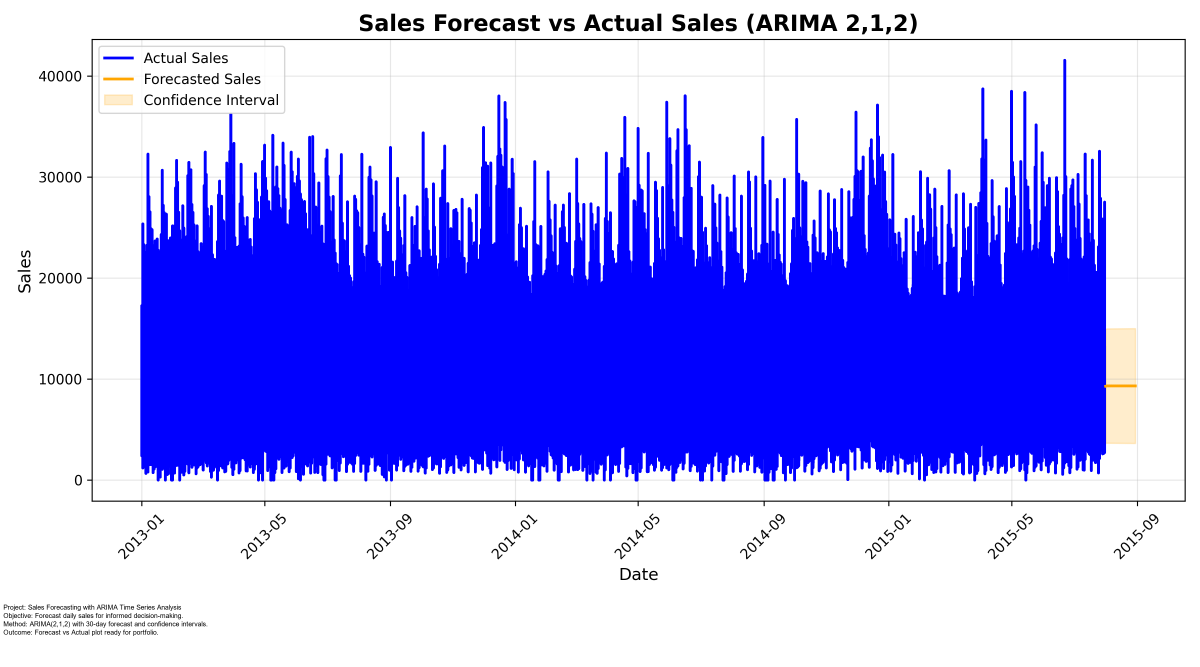
#> input picture models/portfolio_slide.png, 3600 x 2000 px, given in place of sales_forecast_plot_YYYYMMDD_HHMMSS.png, which was not available (shown at 1/3 size)
$ python portfolio_slide_final.py
#> lines starting #> are read from the running program, lines starting #| are printed output that depends on the picture; pictures that were not available may be replaced by others from this repository, and a replacement may not be noted
# src/portfolio_slide_final.py
from PIL import Image, ImageDraw, ImageFont

# Load plot
plot_path = 'models/sales_forecast_plot_YYYYMMDD_HHMMSS.png'
plot_img = Image.open(plot_path)
#> plot_img is the input picture: PIL image 3600x2000 RGB; mean R, G, B 169.5, 169.4, 250.7
width, height = plot_img.size
#> width = 3600; height = 2000
canvas_height = height + 250
#> canvas_height = 2250
canvas = Image.new('RGB', (width, canvas_height), 'white')
#> canvas: PIL image 3600x2250 RGB; every value is 255
canvas.paste(plot_img, (0,0))
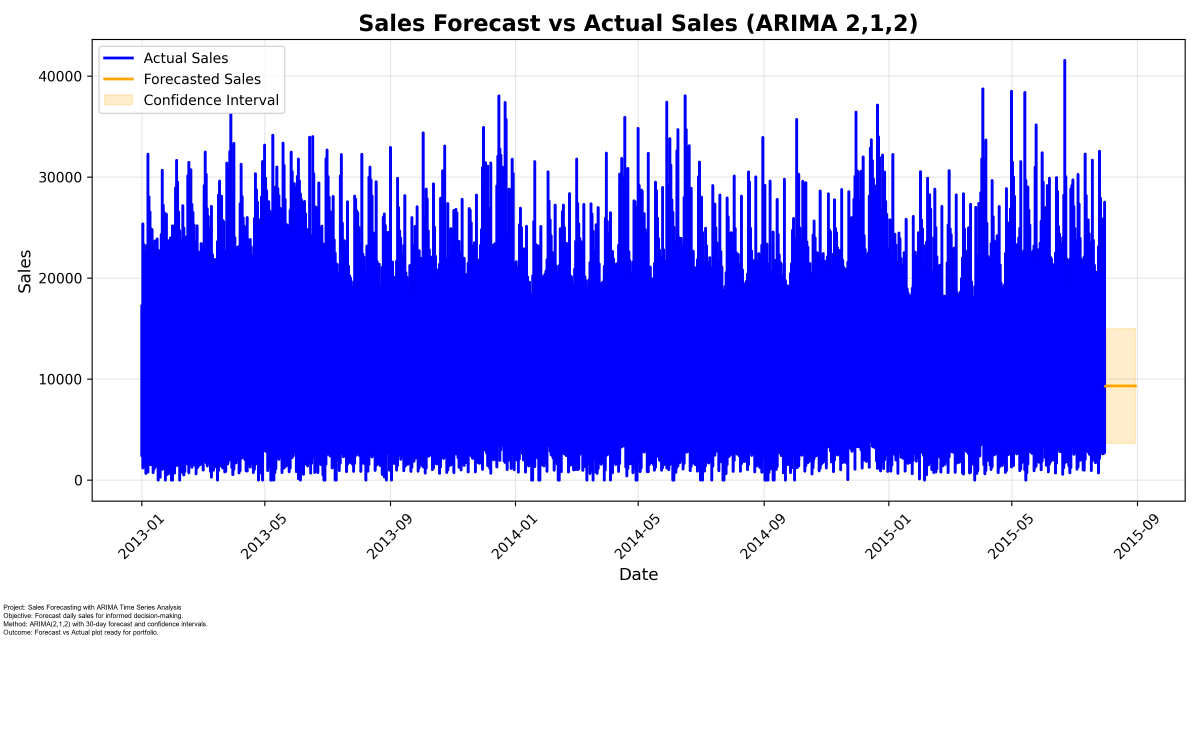
#> canvas: PIL image 3600x2250 RGB (shown at 1/3 size); mean R, G, B 179, 178.9, 251.2

draw = ImageDraw.Draw(canvas)
font_path = "arial.ttf"
try:
    font = ImageFont.truetype(font_path, 20)
except:
    font = ImageFont.load_default()

# Summary
summary_text = (
    "Project: Sales Forecasting with ARIMA Time Series Analysis\n"
    "Objective: Forecast daily sales for informed decision-making.\n"
    "Method: ARIMA(2,1,2) with 30-day forecast and confidence intervals.\n"
    "Outcome: Forecast vs Actual plot ready for portfolio."
)
metrics_text = (
    "Forecast Evaluation Metrics:\n"
    "RMSE: 3780.14\n"
    "MAE: 2440.62\n"
    "MAPE: 26.35%"
)

draw.multiline_text((10, height + 10), summary_text, fill='black', font=font, spacing=6)
draw.multiline_text((10, height + 130), metrics_text, fill='black', font=font, spacing=6)

final_slide_path = 'models/portfolio_slide_final.png'
canvas.save(final_slide_path, dpi=(300,300))
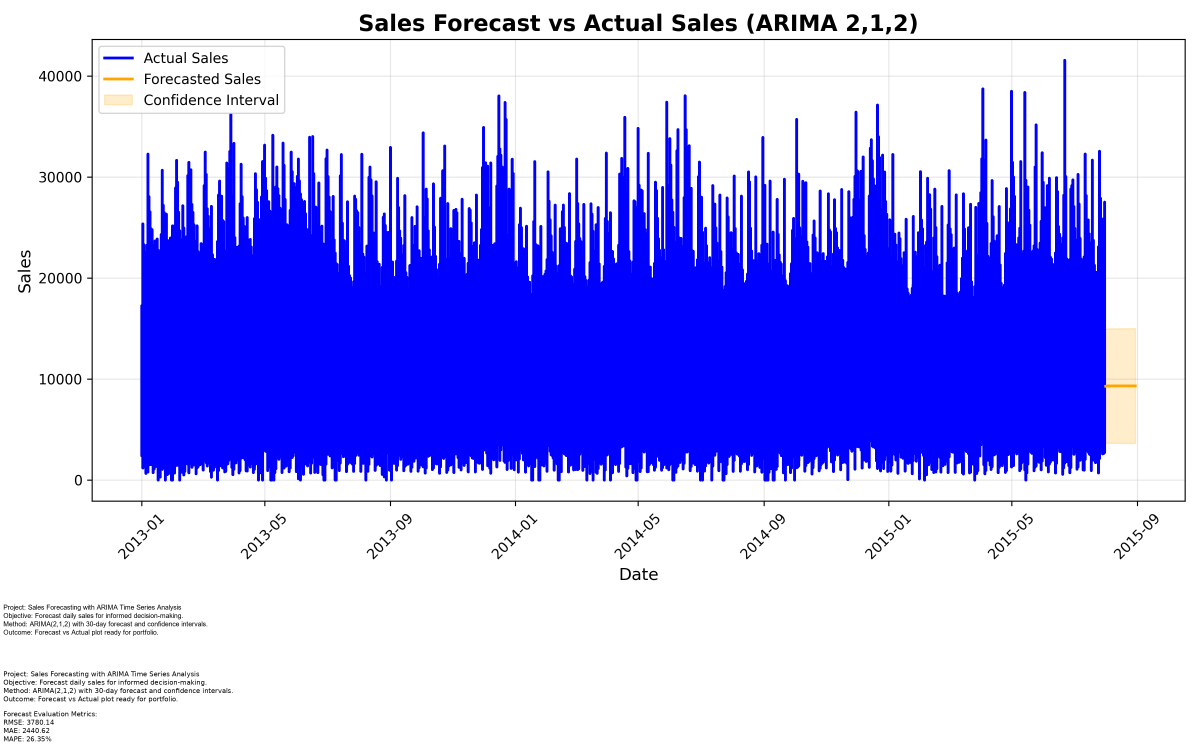
#> saved as portfolio_slide_final.png: PIL image 3600x2250 RGB (shown at 1/3 size); mean R, G, B 178.6, 178.5, 250.8
canvas.show()
print(f"Final portfolio slide saved: {final_slide_path}")

$ run again, on models/sales_forecast_portfolio.png
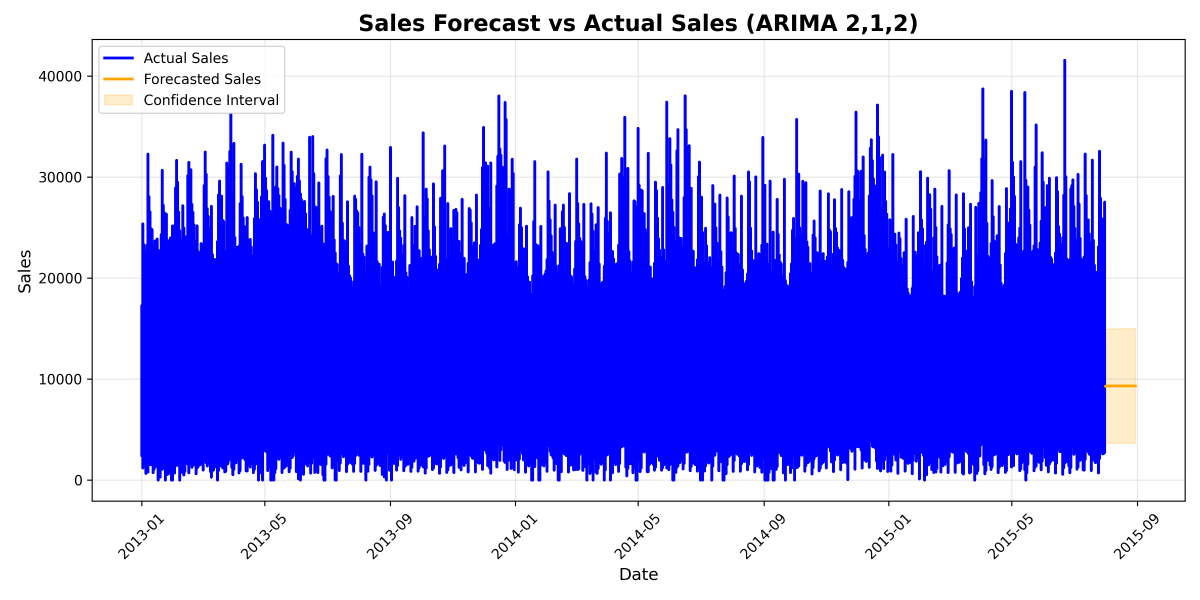
#> input picture models/sales_forecast_portfolio.png, 3600 x 1800 px, given in place of sales_forecast_plot_YYYYMMDD_HHMMSS.png, which was not available (shown at 1/3 size)
#> plot_img is the input picture: PIL image 3600x1800 RGBA; mean R, G, B, A 160.3, 160.2, 250.6, 255
#> `canvas.paste(plot_img, (0,0))`:
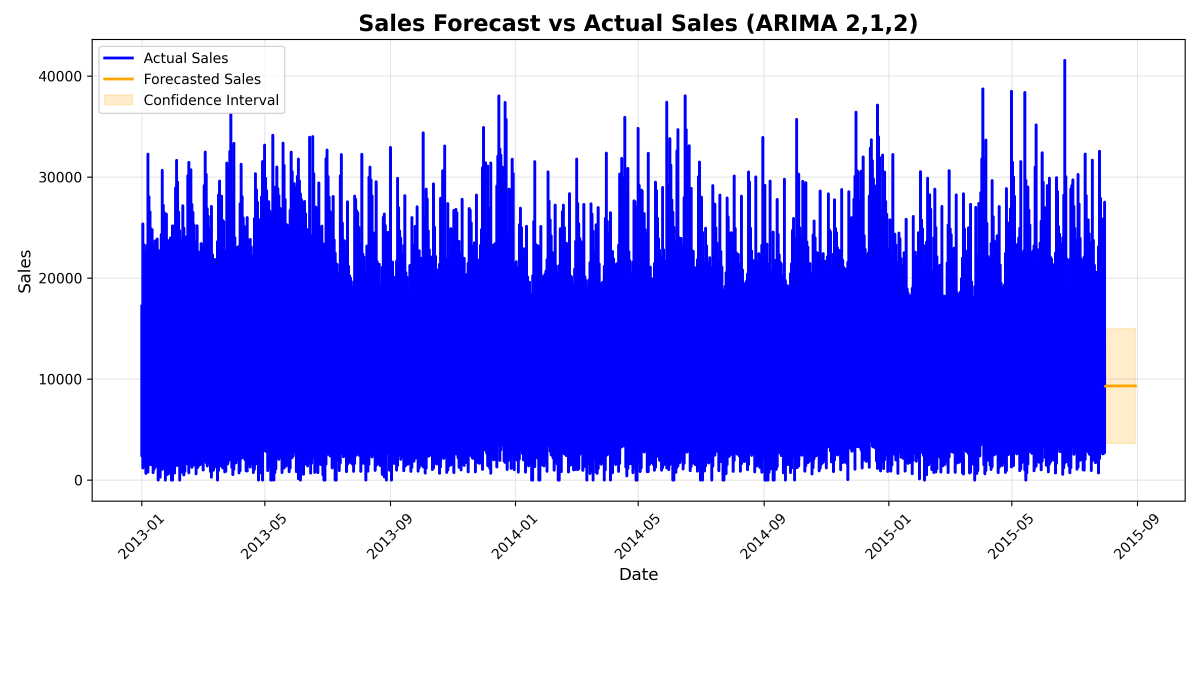
#> canvas: PIL image 3600x2050 RGB (shown at 1/3 size); mean R, G, B 171.9, 171.8, 251.2
#> `canvas.save(final_slide_path, dpi=(300,300))`:
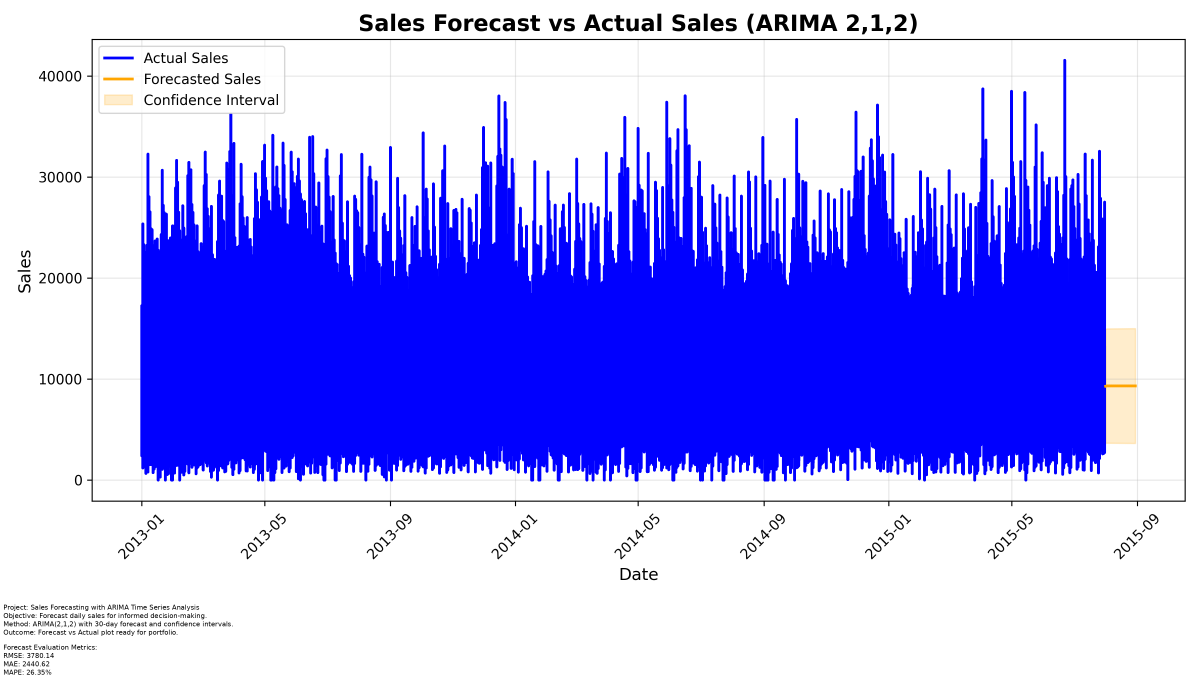
#> saved as portfolio_slide_final.png: PIL image 3600x2050 RGB (shown at 1/3 size); mean R, G, B 171.4, 171.3, 250.7
